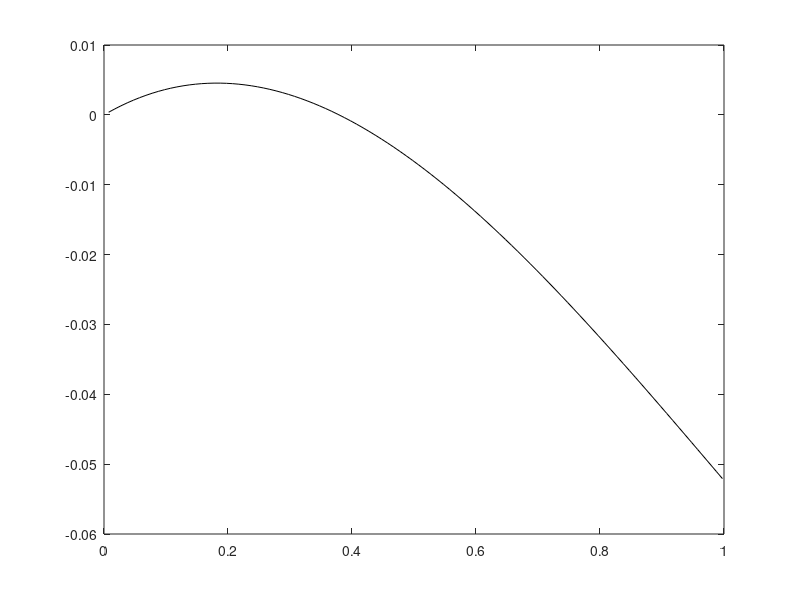
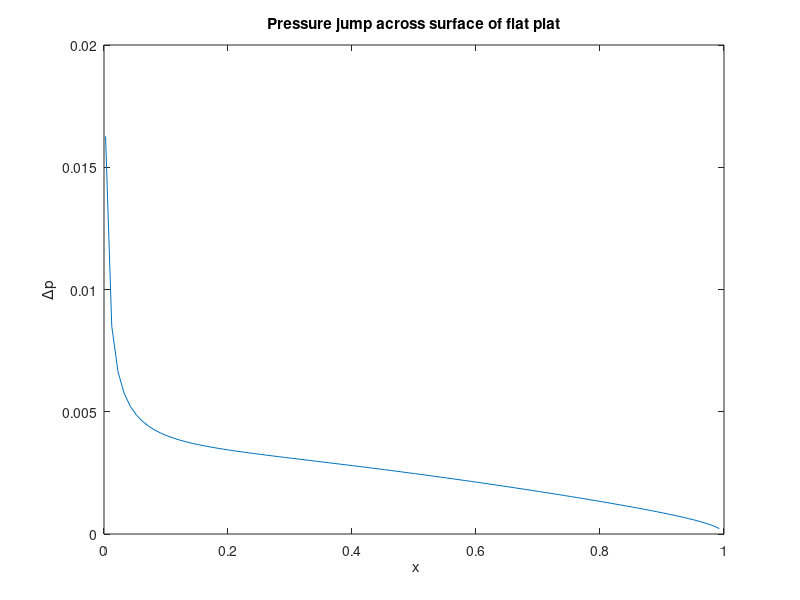

These figures' MATLAB source, in order:
%
%     Potential flow around a camber plate by
% using the 1/4-3/4-chord 'Weissinger' panels. 
% N = number of panels.
%
% Daniel T. Valentine ............. 2009/2016.
clear;clc
N = 100;
% Geometry of a camber 
x = 0:1/N:1; 
fc = 0.052; % Maximum camber to chord ratio
% Parabolic camber
% for j=1:N+1; y(j)=fc*x(j)*(1-x(j));end 
% Cubic camber + angle of attack loading
alpha = 3; % angle of attack
% 
for j=1:N+1  
    y(j) = fc*x(j)*(x(j)-1)*(x(j)-2) ...  % camber loading 
        -sin(alpha*pi/180)*(j-1)/N;     % angle of attack loading
end 
%
% Free stream
uinfty = 1;
%
% Location of point vortices and 
% collocation points
%
for j=1:N
    % Point vortices locations
    xvort(j) = x(j) + 0.25*(x(j+1)-x(j));
    yvort(j) = y(j) + 0.25*(y(j+1)-y(j));
    % Collocation points location
    xc(j) = x(j) + 0.75*(x(j+1)-x(j));
    yc(j) = y(j) + 0.75*(y(j+1)-y(j));
    % Normal to the panel
    normx(j) = (y(j+1)-y(j));
    normy(j) = -(x(j+1)-x(j));
    lengthP = sqrt(normx(j)^2+normy(j)^2);
    normx(j) = normx(j)/lengthP;
    normy(j) = normy(j)/lengthP;
end
% Determination of the velocity at the 
% collocation points due to unit vortices
% distance from the vortices to the collocation 
% POINT
for j=1:N
    for k=1:N
        dx = xc(j) - xvort(k);
        dy = yc(j) - yvort(k);
        r = sqrt(dx^2+dy^2);
        vx = -1/(2*pi*r)*dy/r;
        vy = 1/(2*pi*r)*dx/r;
        norm_velocity = vx*normx(j) + vy*normy(j);
        A(j,k) = norm_velocity;
    end
    b(j,1) =  uinfty*normx(j) + 0*normy(j);
end
% Replace last equation by ones and set b = 0; this 
% ensures that the net circulation is zero (works without this!!!!!)
% A(N,:) = ones(1,N);
% b(N,1) = 0.0;
vortex_strength_vector = -A\b;
% The -A\b vector is the solution sought
%
for j=1:N
        u(j) = uinfty; v(j) = 0;
        for m=1:N
            dx = xc(j) - xvort(m);
            dy = yc(j) - yvort(m);
            r = sqrt(dx^2+dy^2);
            vx = -1/(2*pi*r)*dy/r;
            vy = 1/(2*pi*r)*dx/r;
            u(j) = u(j) + vortex_strength_vector(m)*vx;
            v(j) = v(j) + vortex_strength_vector(m)*vy;
        end
end
figure(1)
plot(xvort,yvort,'k');%'x'); hold on
plot(xc,yc,'k');%'o')
hold off
figure(2)
plot(xvort,-vortex_strength_vector)
title('Pressure jump across surface of flat plat')
xlabel(' x');ylabel('\Deltap')
%
% Computation of the lift
%
C = - sum(vortex_strength_vector);
xc = xvort';
CMLE = 2*sum(xc.*vortex_strength_vector);
CL = 2*C; disp('The lift and moment coefficients are as follows: ')
disp([' CL = ',num2str(CL)])
CMqt = (CMLE/CL + 0.25)*CL;
disp([' CM about the quarter chord = ',num2str(CMqt)])
disp(' Note that a negative moment is pitch down. ')
%
